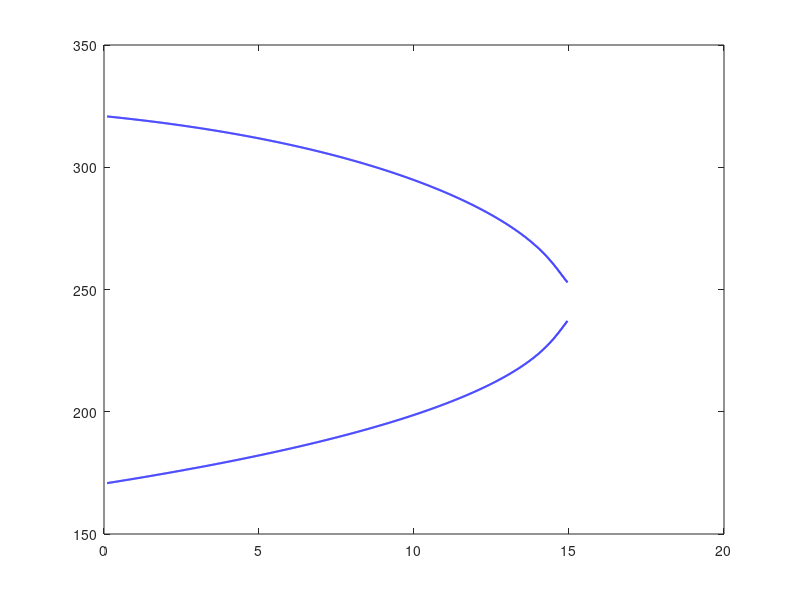

Write the MATLAB code that produced this figure. (Note: this script raises an error after producing the figure.)
clc
clear
close all
h=figure(1);
a=load('data.txt');
plot(a(:,1),a(:,2),'b-', 'LineWidth', 1.5)
hold on
plot(a(:,1),a(:,3),'b-', 'LineWidth', 1.5)
hold on

b=xlsread('极限环数据.xlsx');
plot(b(2,:),b(1,:),'r-', 'LineWidth', 1.5)
hold on
plot(b(5,:),b(4,:),'black-', 'LineWidth', 1.5)
hold on

xlabel('\alpha_{H0}')
ylabel('S')
xlim([0 30])
ylim([0 400])

set(gca,'xtick',0:5:30)
set(gca,'ytick',0:100:400)
xtickangle(0);

set(gca,'LineWidth',1.2,'Fontsize',27)
set(gca,'TickDir', 'out', 'TickLength', [0.009 0.01])
ax = gca;
